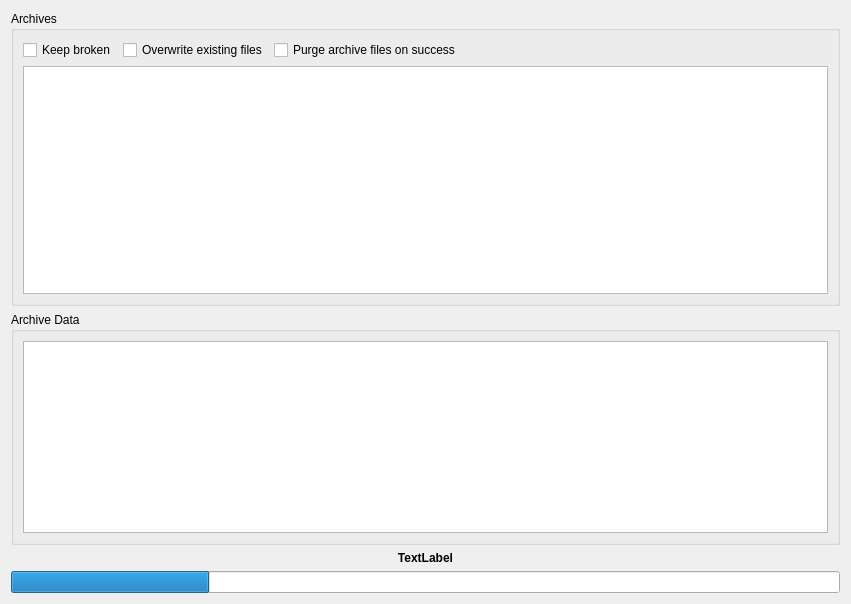
<?xml version="1.0" encoding="UTF-8"?>
<ui version="4.0">
 <class>Archives</class>
 <widget class="QWidget" name="Archives">
  <property name="geometry">
   <rect>
    <x>0</x>
    <y>0</y>
    <width>851</width>
    <height>604</height>
   </rect>
  </property>
  <property name="windowTitle">
   <string>Archives</string>
  </property>
  <property name="windowIcon">
   <iconset resource="resource.qrc">
    <normaloff>:/resource/16x16_ico_png/ico_filetype_archive.png</normaloff>:/resource/16x16_ico_png/ico_filetype_archive.png</iconset>
  </property>
  <layout class="QVBoxLayout" name="verticalLayout_2">
   <item>
    <widget class="QGroupBox" name="groupBox">
     <property name="title">
      <string>Archives</string>
     </property>
     <layout class="QVBoxLayout" name="verticalLayout">
      <item>
       <layout class="QHBoxLayout" name="horizontalLayout">
        <item>
         <widget class="QCheckBox" name="checkBox">
          <property name="text">
           <string>Keep broken</string>
          </property>
         </widget>
        </item>
        <item>
         <widget class="QCheckBox" name="checkBox_3">
          <property name="text">
           <string>Overwrite existing files</string>
          </property>
         </widget>
        </item>
        <item>
         <widget class="QCheckBox" name="checkBox_2">
          <property name="text">
           <string>Purge archive files on success</string>
          </property>
         </widget>
        </item>
        <item>
         <spacer name="horizontalSpacer">
          <property name="orientation">
           <enum>Qt::Horizontal</enum>
          </property>
          <property name="sizeHint" stdset="0">
           <size>
            <width>40</width>
            <height>20</height>
           </size>
          </property>
         </spacer>
        </item>
       </layout>
      </item>
      <item>
       <widget class="QTableView" name="tableList">
        <property name="selectionMode">
         <enum>QAbstractItemView::SingleSelection</enum>
        </property>
        <property name="selectionBehavior">
         <enum>QAbstractItemView::SelectRows</enum>
        </property>
        <property name="showGrid">
         <bool>false</bool>
        </property>
        <attribute name="horizontalHeaderStretchLastSection">
         <bool>true</bool>
        </attribute>
        <attribute name="verticalHeaderVisible">
         <bool>false</bool>
        </attribute>
        <attribute name="verticalHeaderDefaultSectionSize">
         <number>16</number>
        </attribute>
       </widget>
      </item>
     </layout>
    </widget>
   </item>
   <item>
    <widget class="QGroupBox" name="grpData">
     <property name="title">
      <string>Archive Data</string>
     </property>
     <property name="flat">
      <bool>false</bool>
     </property>
     <layout class="QVBoxLayout" name="verticalLayout_3">
      <item>
       <widget class="QTableView" name="tableData">
        <property name="sizePolicy">
         <sizepolicy hsizetype="Expanding" vsizetype="Minimum">
          <horstretch>0</horstretch>
          <verstretch>0</verstretch>
         </sizepolicy>
        </property>
        <property name="contextMenuPolicy">
         <enum>Qt::CustomContextMenu</enum>
        </property>
        <property name="styleSheet">
         <string/>
        </property>
        <property name="selectionMode">
         <enum>QAbstractItemView::SingleSelection</enum>
        </property>
        <property name="selectionBehavior">
         <enum>QAbstractItemView::SelectRows</enum>
        </property>
        <property name="textElideMode">
         <enum>Qt::ElideLeft</enum>
        </property>
        <property name="showGrid">
         <bool>false</bool>
        </property>
        <property name="gridStyle">
         <enum>Qt::SolidLine</enum>
        </property>
        <attribute name="horizontalHeaderMinimumSectionSize">
         <number>16</number>
        </attribute>
        <attribute name="horizontalHeaderStretchLastSection">
         <bool>true</bool>
        </attribute>
        <attribute name="verticalHeaderVisible">
         <bool>false</bool>
        </attribute>
        <attribute name="verticalHeaderDefaultSectionSize">
         <number>16</number>
        </attribute>
        <attribute name="verticalHeaderMinimumSectionSize">
         <number>16</number>
        </attribute>
       </widget>
      </item>
     </layout>
    </widget>
   </item>
   <item>
    <widget class="QLabel" name="lblStatus">
     <property name="font">
      <font>
       <weight>75</weight>
       <bold>true</bold>
      </font>
     </property>
     <property name="text">
      <string>TextLabel</string>
     </property>
     <property name="alignment">
      <set>Qt::AlignCenter</set>
     </property>
    </widget>
   </item>
   <item>
    <widget class="QProgressBar" name="progressBar">
     <property name="value">
      <number>24</number>
     </property>
     <property name="textVisible">
      <bool>false</bool>
     </property>
    </widget>
   </item>
  </layout>
  <action name="actionAutoExtract">
   <property name="icon">
    <iconset resource="resource.qrc">
     <normaloff>:/resource/16x16_ico_png/ico_extract.png</normaloff>:/resource/16x16_ico_png/ico_extract.png</iconset>
   </property>
   <property name="text">
    <string>Auto Extract</string>
   </property>
  </action>
  <action name="actionUnpack">
   <property name="icon">
    <iconset resource="resource.qrc">
     <normaloff>:/resource/16x16_ico_png/ico_extract.png</normaloff>:/resource/16x16_ico_png/ico_extract.png</iconset>
   </property>
   <property name="text">
    <string>Unpack</string>
   </property>
  </action>
  <action name="actionStop">
   <property name="icon">
    <iconset resource="resource.qrc">
     <normaloff>:/resource/16x16_ico_png/ico_stop.png</normaloff>:/resource/16x16_ico_png/ico_stop.png</iconset>
   </property>
   <property name="text">
    <string>Stop</string>
   </property>
  </action>
 </widget>
 <resources>
  <include location="resource.qrc"/>
 </resources>
 <connections/>
</ui>
